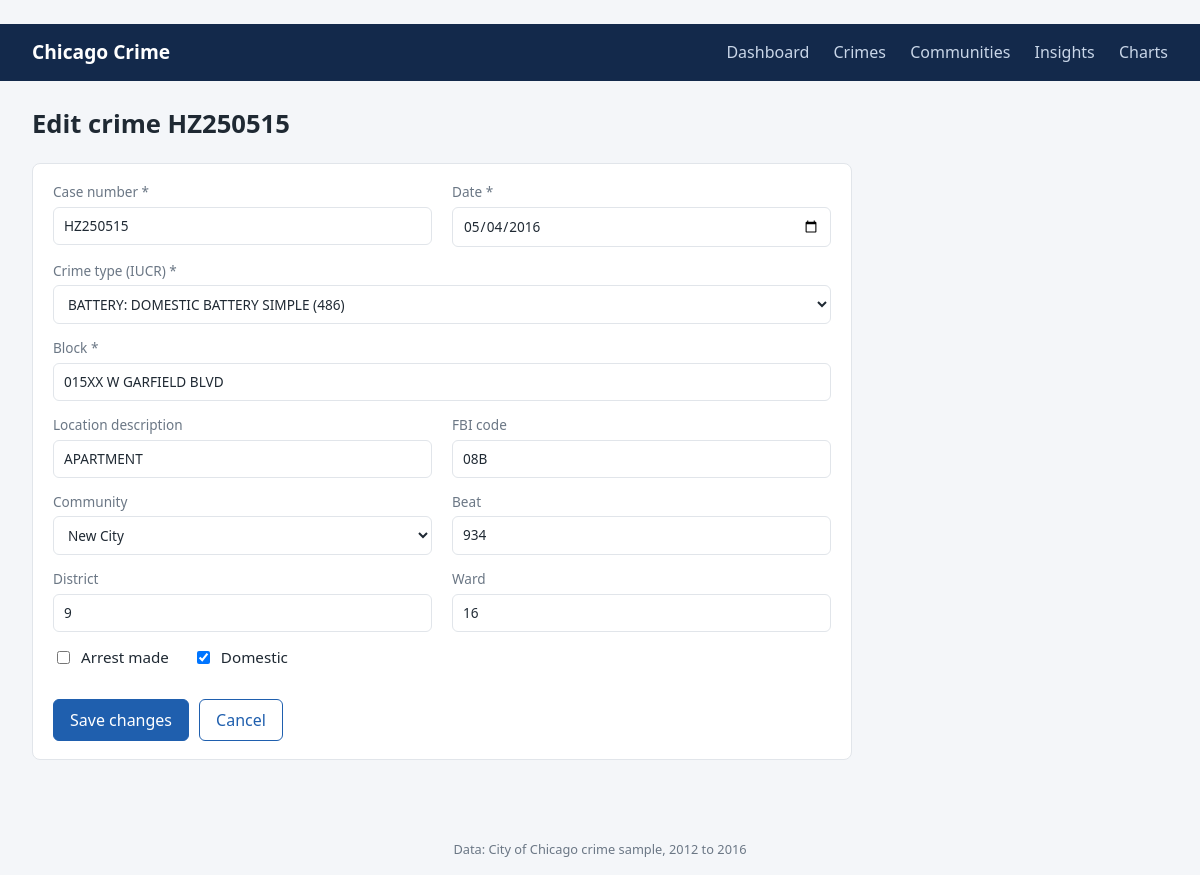
Screenshot of /crimes/10508660/edit with the database file from the repository.
### tables this page shows
CREATE TABLE fact_crime (
	id INTEGER NOT NULL, 
	case_number VARCHAR(16) NOT NULL, 
	source_row INTEGER NOT NULL, 
	date DATE, 
	date_raw VARCHAR(16) NOT NULL, 
	date_of_update DATE, 
	year INTEGER, 
	crime_year INTEGER, 
	crime_month INTEGER, 
	crime_day_of_week INTEGER, 
	crime_day_name VARCHAR(9), 
	iucr_code VARCHAR(4), 
	fbi_code VARCHAR(3), 
	block VARCHAR(64), 
	location_desc VARCHAR(64), 
	arrest BOOLEAN, 
	domestic BOOLEAN, 
	beat_num INTEGER, 
	district_code INTEGER, 
	ward_no INTEGER, 
	community_code INTEGER, 
	x_coordinate FLOAT, 
	y_coordinate FLOAT, 
	latitude FLOAT, 
	longitude FLOAT, 
	location VARCHAR(64), 
	is_possible_duplicate BOOLEAN NOT NULL, 
	CONSTRAINT pk_fact_crime PRIMARY KEY (id), 
	CONSTRAINT uq_fact_crime_case_number UNIQUE (case_number), 
	CONSTRAINT fk_fact_crime_iucr_code_dim_iucr FOREIGN KEY(iucr_code) REFERENCES dim_iucr (iucr_code), 
	CONSTRAINT fk_fact_crime_beat_num_dim_beat FOREIGN KEY(beat_num) REFERENCES dim_beat (beat_num), 
	CONSTRAINT fk_fact_crime_district_code_dim_district FOREIGN KEY(district_code) REFERENCES dim_district (district_code), 
	CONSTRAINT fk_fact_crime_ward_no_dim_ward FOREIGN KEY(ward_no) REFERENCES dim_ward (ward_no), 
	CONSTRAINT fk_fact_crime_community_code_dim_community FOREIGN KEY(community_code) REFERENCES dim_community (community_code)
);

### app/app.py (the view, shortened to what this page needs)
@app.route("/crimes/<int:crime_id>/edit", methods=["GET", "POST"])
def crime_edit(crime_id: int):
    crime = get_crime(crime_id)
    form = request.form if request.method == "POST" else dict(crime)
    return render_template("crime_form.html", form=form, options=form_options(), crime=crime)

### app/app.py (called while the page is built)
def get_db() -> sqlite3.Connection:
    if "db" not in g:
        if not DB_PATH.is_file():
            abort(503)
        g.db = sqlite3.connect(f"{DB_PATH.as_uri()}?mode=rw", uri=True)
        g.db.row_factory = sqlite3.Row
        g.db.execute("PRAGMA foreign_keys = ON")
    return g.db

def csrf_token() -> str:
    if "csrf" not in session:
        session["csrf"] = secrets.token_hex(16)
    return session["csrf"]

@app.before_request
def check_csrf() -> None:
    if request.method == "POST":
        token = request.form.get("csrf")
        if not token or token != session.get("csrf"):
            abort(400)

def query(sql: str, params: tuple = ()) -> list[sqlite3.Row]:
    return get_db().execute(sql, params).fetchall()

def get_crime(crime_id: int) -> sqlite3.Row:
    row = get_db().execute(
        "SELECT f.*, i.primary_type, i.description, c.community_name FROM fact_crime f "
        "LEFT JOIN dim_iucr i ON i.iucr_code = f.iucr_code "
        "LEFT JOIN dim_community c ON c.community_code = f.community_code WHERE f.id = ?",
        (crime_id,),
    ).fetchone()
    if row is None:
        abort(404)
    return row

def form_options() -> dict:
    return {
        "iucr": query("SELECT iucr_code, primary_type, description FROM dim_iucr ORDER BY primary_type, description"),
        "communities": query("SELECT community_code, community_name FROM dim_community ORDER BY community_name"),
    }

### app/templates/crime_form.html (shortened to what this page needs)
{% extends "base.html" %}
{% block content %}
<h1>{{ 'Edit crime ' ~ crime.case_number if crime else 'Add crime' }}</h1>
<form class="panel crime-form" method="post">
  <label>Case number *
    <input name="case_number" value="{{ form.get('case_number') or '' }}" maxlength="16" required>
  </label>
  <label>Date *
    <input type="date" name="date" value="{{ form.get('date') or '' }}" required>
  </label>
  <label class="span-2">Crime type (IUCR) *
    <select name="iucr_code" required>
      {% for i in options.iucr %}
      <option value="{{ i.iucr_code }}" {{ 'selected' if form.get('iucr_code') == i.iucr_code }}>{{ i.primary_type }}: {{ i.description }} ({{ i.iucr_code }})</option>
      {% endfor %}
    </select>
  </label>
  <label class="span-2">Block *
    <input name="block" value="{{ form.get('block') or '' }}" maxlength="64" placeholder="071XX S MORGAN ST" required>
  </label>
  <label>Location description
    <input name="location_desc" value="{{ form.get('location_desc') or '' }}" maxlength="64" placeholder="RESIDENCE">
  </label>
  <label>FBI code
    <input name="fbi_code" value="{{ form.get('fbi_code') or '' }}" maxlength="3" placeholder="06">
  </label>
  <label>Community
    <select name="community_code">
      {% for c in options.communities %}
      <option value="{{ c.community_code }}" {{ 'selected' if form.get('community_code') | string == c.community_code | string }}>{{ c.community_name }}</option>
      {% endfor %}
    </select>
  </label>
  <label>Beat
    <input name="beat_num" value="{{ form.get('beat_num') or '' }}" inputmode="numeric">
  </label>
  <label>District
    <input name="district_code" value="{{ form.get('district_code') or '' }}" inputmode="numeric">
  </label>
  <label>Ward
    <input name="ward_no" value="{{ form.get('ward_no') or '' }}" inputmode="numeric">
  </label>
  <div class="checks span-2">
    <label class="check"><input type="checkbox" name="arrest" value="1" {{ 'checked' if form.get('arrest') in [1, '1'] }}> Arrest made</label>
    <label class="check"><input type="checkbox" name="domestic" value="1" {{ 'checked' if form.get('domestic') in [1, '1'] }}> Domestic</label>
  </div>
  <div class="form-buttons span-2">
    <button type="submit">{{ 'Save changes' if crime else 'Add crime' }}</button>
    <a class="button secondary" href="{{ url_for('crime_detail', crime_id=crime.id) if crime else url_for('crimes') }}">Cancel</a>
  </div>
</form>
{% endblock %}

### app/static/style.css (style rules this page uses)
:root { --bg: #f4f6f9; --panel: #ffffff; --text: #1f2933; --muted: #6b7785; --border: #e1e5ea; --accent: #1f5fae; --accent-soft: #d6e4f5; --yes: #1d7a46; --no: #9aa5b1; --radius: 8px; }
* { box-sizing: border-box; }
body { margin: 0; font-family: "Segoe UI", system-ui, -apple-system, Arial, sans-serif; background: var(--bg); color: var(--text); line-height: 1.5; }
a { color: var(--accent); }
h1 { margin: 0 0 20px; font-size: 1.6rem; }
.card, .panel { background: var(--panel); border: 1px solid var(--border); border-radius: var(--radius); padding: 18px 20px; }
.span-2 { grid-column: span 2; }
select { min-width: 170px; padding: 7px 10px; border: 1px solid var(--border); border-radius: 6px; background: #fff; font: inherit; color: var(--text); }
button, .button { display: inline-block; padding: 8px 16px; border: 1px solid var(--accent); border-radius: 6px; background: var(--accent); color: #fff; font: inherit; text-decoration: none; cursor: pointer; }
.button.secondary { background: #fff; color: var(--accent); }
.crime-form { display: grid; grid-template-columns: repeat(2, 1fr); gap: 14px 20px; max-width: 820px; }
.crime-form label { display: flex; flex-direction: column; gap: 4px; font-size: 0.85rem; color: var(--muted); }
.crime-form input:not([type="checkbox"]), .crime-form select { width: 100%; padding: 8px 10px; border: 1px solid var(--border); border-radius: 6px; font: inherit; color: var(--text); }
.checks { display: flex; gap: 24px; }
.crime-form .check { flex-direction: row; align-items: center; gap: 8px; color: var(--text); font-size: 0.95rem; }
.form-buttons { display: flex; gap: 10px; margin-top: 16px; }

### rows the page displays
fact_crime: case_number "Edit crime HZ250515", case_number "HZ250515", date "05/04/2016", block "015XX W GARFIELD BLVD", location_desc "APARTMENT", fbi_code "08B", beat_num "934"

### other values shown
{{ 'Save changes' if crime else 'Add crime' }} "Save changes"
form field iucr_code "BATTERY: DOMESTIC BATTERY SIMPLE (486)"
form field community_code "New City"
